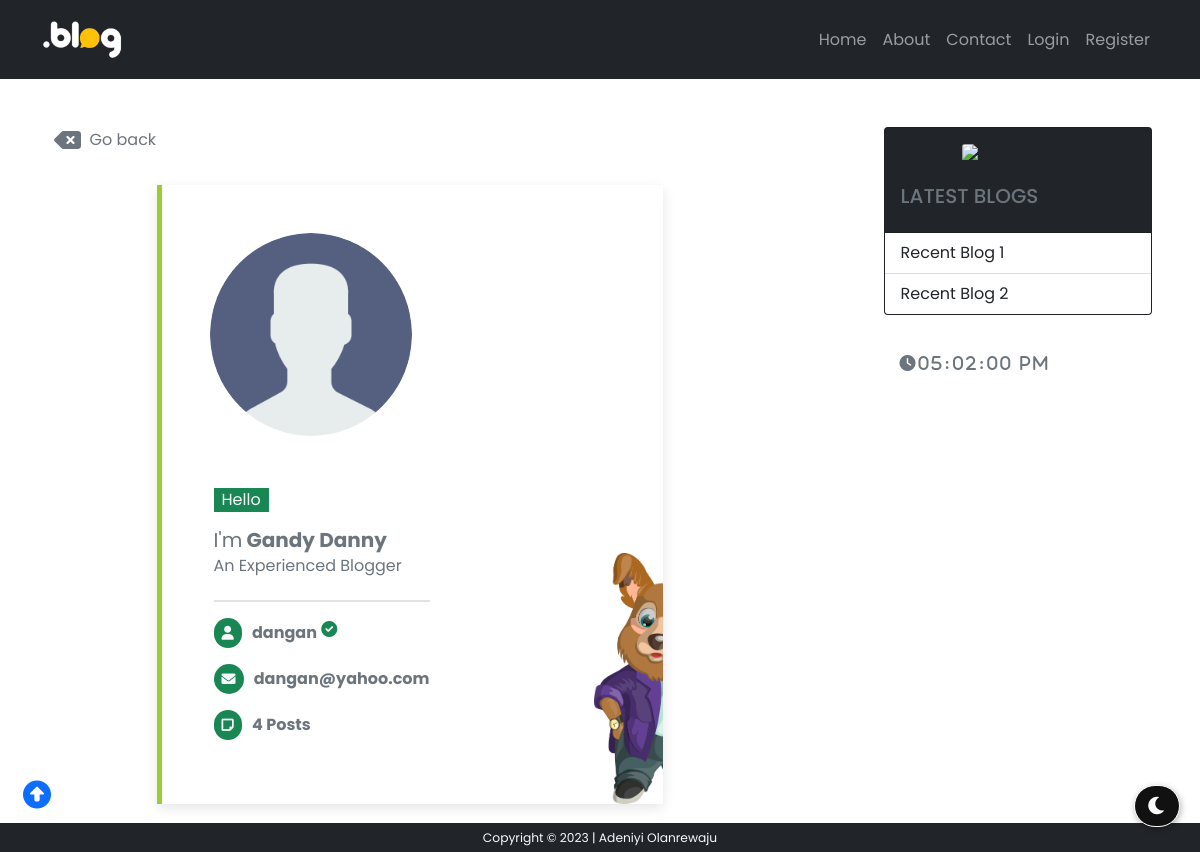
Screenshot of /profile/4 with the database file from the repository.
### models/usermodel.py (models this page shows, shortened)
class User(db.Model, UserMixin):
    id = db.Column(db.Integer, primary_key=True)
    first_name = db.Column(db.String(50), nullable=False)
    last_name = db.Column(db.String(50), nullable=False)
    username = db.Column(db.String(20), unique=True, nullable=False)
    email = db.Column(db.String(70), unique=True, nullable=False)
    photo = db.Column(db.String(100), nullable=False, default='user.png')
    password = db.Column(db.String(60), nullable=False)
    posts = db.relationship('Post', backref='author', lazy=True, cascade='delete', foreign_keys='Post.user_id')
    send_dm = db.relationship('DmModel', backref='owner', lazy=True, foreign_keys='DmModel.user_1')
    pst_cmt = db.relationship('CommentModel', backref='who', lazy=True, foreign_keys='CommentModel.commenter')

### routes/views.py (the view, shortened to what this page needs)
@view.route('/profile/<int:profile_id>', methods=['GET', 'POST'])
def profile(profile_id):
    form = DmForm()
    user = User.query.filter_by(id=profile_id).first()
    dm_messages = DmModel.query.all()
    num = len(user.posts)
    context = {
        'num': num,
        'user': user,
        'form': form,
        'dms': dm_messages
    }
    return render_template('profile.html', **context)

### templates/profile.html (shortened to what this page needs)
{% extends 'base.html' %}
{% block content %}
<button class="d-flex text-muted mb-4"
style="border: none;
background: none;
"
onclick="history.back()"
><i class="fa fas fa-backspace text-muted h4"></i>&nbsp; Go back</button>
<div class="" id="profile">
  <div
    class="d-flex align-items-start px-5 flex-column"
    style="
      box-shadow: rgba(0, 0, 0, 0.1) 0px 4px 12px;
      background: url(../static/images/dog-1773713_1280.png);
      background-size: 10rem;
      background-repeat: no-repeat;
      background-position: 27rem bottom;
      border-left: 5px solid yellowgreen;
    "
  >
  <div class="d-flex align-items-end">
    {% if user.photo == 'user.png' %}
    <img class="rounded-circle article-img my-5 w-50"
        src="{{ url_for('static', filename='images/profile/' + user.photo) }}">
      {% else %}
      <img class="rounded img-thumbnail article-img my-5"
        src="{{ url_for('static', filename='images/profile/' + user.photo) }}">
      {% endif %}
    </div>
    <div class="d-flex flex-column m-1 mb-5">
      {% if current_user.id != user.id %}
      <p class="bg-success px-2 text-light" style="width: fit-content">Hello</p>
      {% endif %}
      <p class="text-muted h5 fw-bold">
        <span class="text-muted p fw-normal">I'm</span> {{
        user.last_name.title() }} {{ user.first_name.title() }} &nbsp;
<br>
        <small class="h6 fw-normal fs-6 text-muted">An Experienced Blogger</small>
      </p>
      <hr class="" style="border: 1px solid rgb(147, 139, 139)" />
      <p class=" text-light rounded-pill d-flex align-items-center justify-content-start">
        <i class="fa fas fa-user rounded-pill bg-success p-2 small"></i> <span class="fw-normal text-muted fw-bold">&nbsp;&nbsp; {{ user.username }}</span> &nbsp;<i
          class="h6 text-success fa fas fa-check-circle"
        ></i>
      </p>
      <p class=" text-light rounded-pill d-flex align-items-center justify-content-start">
        <i class="fa fas fa-envelope rounded-pill bg-success p-2 small"></i> <span class="fw-normal text-muted fw-bold">&nbsp;&nbsp; {{ user.email }}</span>
      </p>
      {% if num > 1 %}
      <p class=" text-light rounded-pill d-flex align-items-center justify-content-start">
        <i class="fa fas fa-sticky-note rounded-pill bg-success p-2 small"></i> <span class="fw-normal text-muted fw-bold">&nbsp;&nbsp; {{ num }} Posts</span>
      </p>
      {% else %}
      <p class=" text-light rounded-pill d-flex align-items-center justify-content-start">
        <i class="fa fas fa-sticky-note rounded-pill bg-success p-2 small"></i> <span class="fw-normal text-muted fw-bold">&nbsp;&nbsp; {{ num }} Post</span>
      </p>
      {% endif %}
    </div>
  </div>
</div>
{% endblock content %}

### static/css/style.css (style rules this page uses)
* { font-family: "Poppins", sans-serif; }
#profile { width: 70%; margin: auto; }
body { background: rgba(255, 255, 255, 0.199); }

### rows the page displays
User: photo (placeholder picture), last_name "Gandy", first_name "Danny", username "dangan", email "dangan@yahoo.com"

### other values shown
{{ num }} "4"
